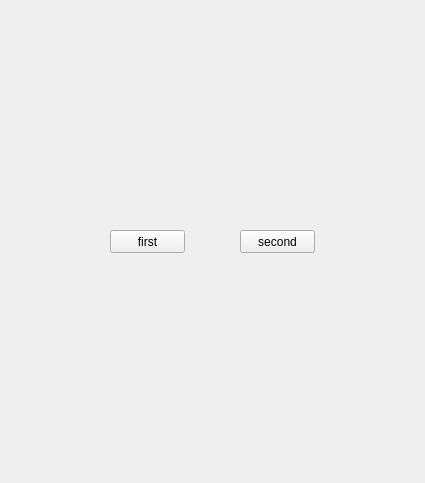
<?xml version="1.0" encoding="UTF-8"?>
<ui version="4.0">
 <class>Form</class>
 <widget class="QWidget" name="Form">
  <property name="windowTitle">
   <string>Form</string>
  </property>
  <widget class="QPushButton" name="go_second">
   <property name="geometry">
    <rect>
     <x>240</x>
     <y>230</y>
     <width>75</width>
     <height>23</height>
    </rect>
   </property>
   <property name="text">
    <string>second</string>
   </property>
  </widget>
  <widget class="QPushButton" name="go_first">
   <property name="geometry">
    <rect>
     <x>110</x>
     <y>230</y>
     <width>75</width>
     <height>23</height>
    </rect>
   </property>
   <property name="text">
    <string>first</string>
   </property>
  </widget>
 </widget>
 <resources/>
 <connections/>
</ui>
